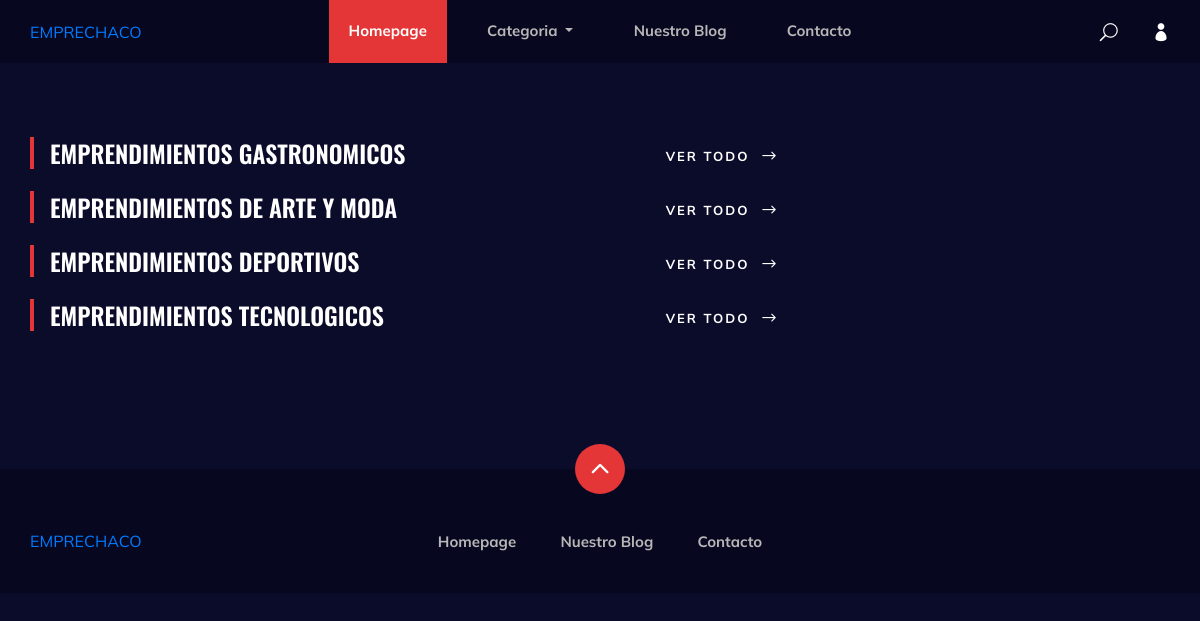
The page / on the database its author committed.
### apps/noticias/models.py (models this page shows, shortened)
class Categoria(models.Model):
    nombre = models.CharField(max_length = 100)

### ProyectoFinal1G9/views.py (the view)
# urls.py: path('', views.Index, name ='index'),
def Index(request):
    categorias = Categoria.objects.all()
    return render(request,'index.html', {'categorias': categorias})

### templates/index.html
{% extends "base.html" %}
{% load static %}
{% block contenido %}
        <section class="product spad">
            <div class="container">
                <div class="row">
                    <div class="col-lg-8">
                        <div class="popular__product">
                            {% for c in categorias %}
                            <div class="row">
                                <div class="col-lg-8 col-md-8 col-sm-8">
                                    <div class="section-title">
                                        <h4>{{c.nombre}}</h4>
                                    </div>
                                </div>
                                <div class="col-lg-4 col-md-4 col-sm-4">
                                    <div class="btn__all">
                                        <a href="{% url "noticias:i_noticias" %}?categoria={{c.id}}" class="primary-btn">Ver Todo <span class="arrow_right"></span></a>
                                    </div>
                                </div>
                            </div>
                            {% endfor %}
                        </div>
                    </div>
                </div>
            </div>
        </section>
{% endblock contenido %}

### static/css/style.css (style rules this page uses)
html, body { height: 100%; font-family: "Mulish", sans-serif; -webkit-font-smoothing: antialiased; background: #0b0c2a; }
h1, h2, h3, h4, h5, h6 { margin: 0; color: #111111; font-weight: 400; font-family: "Mulish", sans-serif; }
h4 { font-size: 24px; }
.section-title { margin-bottom: 30px; }
.section-title h4, .section-title h5 { color: #ffffff; font-weight: 600; line-height: 21px; text-transform: uppercase; padding-left: 20px; position: relative; font-family: "Oswald", sans-serif; }
.section-title h4:after, .section-title h5:after { position: absolute; left: 0; top: -6px; height: 32px; width: 4px; background: #e53637; content: ""; }
.spad { padding-top: 100px; padding-bottom: 100px; }
.primary-btn { display: inline-block; font-size: 13px; font-weight: 700; text-transform: uppercase; color: #ffffff; letter-spacing: 2px; }
.primary-btn span { font-size: 18px; margin-left: 5px; position: relative; top: 3px; }
.product { padding-bottom: 60px; padding-top: 80px; }
.btn__all { text-align: right; margin-bottom: 30px; }
.popular__product { margin-bottom: 50px; }
@media only screen and (min-width: 1200px) { .container { max-width: 1170px; } }

### rows shown on the page
Categoria: nombre "EMPRENDIMIENTOS GASTRONOMICOS"
Categoria: nombre "EMPRENDIMIENTOS DE ARTE Y MODA"
Categoria: nombre "EMPRENDIMIENTOS DEPORTIVOS"
Categoria: nombre "EMPRENDIMIENTOS TECNOLOGICOS"
